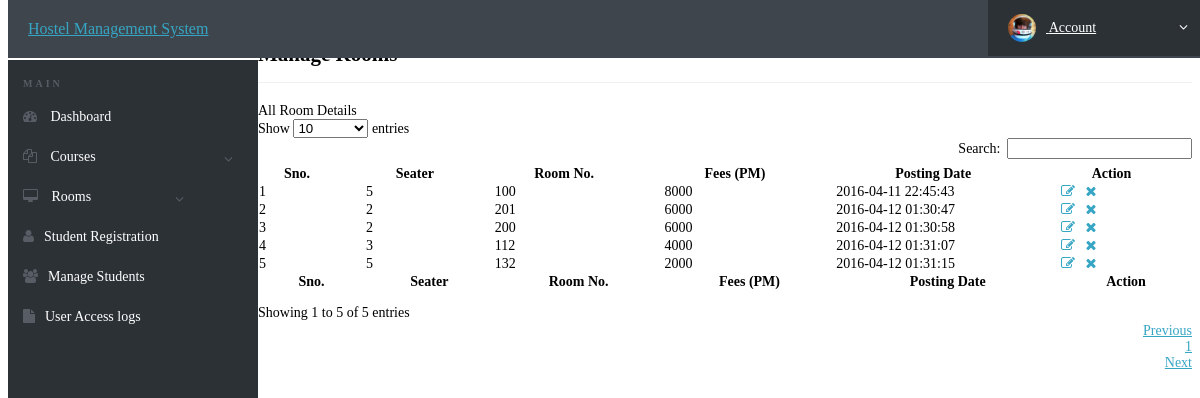
The app's page /admin/manage-rooms.php (signed in) with its own data.
### tables this page shows
CREATE TABLE IF NOT EXISTS `rooms` (
  `id` int(11) NOT NULL,
  `seater` int(11) NOT NULL,
  `room_no` int(11) NOT NULL,
  `fees` int(11) NOT NULL,
  `posting_date` timestamp NOT NULL DEFAULT CURRENT_TIMESTAMP
);

### admin/manage-rooms.php (the view, shortened to what this page needs)
<?php
include('includes/config.php');
?>
<!doctype html>
<html lang="en" class="no-js">
<head>
	<link rel="stylesheet" href="css/font-awesome.min.css">
	<link rel="stylesheet" href="css/bootstrap.min.css">
	<link rel="stylesheet" href="css/dataTables.bootstrap.min.css">
	<link rel="stylesheet" href="css/bootstrap-social.css">
	<link rel="stylesheet" href="css/bootstrap-select.css">
	<link rel="stylesheet" href="css/fileinput.min.css">
	<link rel="stylesheet" href="css/awesome-bootstrap-checkbox.css">
	<link rel="stylesheet" href="css/style.css">
</head>
<body>
	<?php include('includes/header.php');?>
	<div class="ts-main-content">
			<?php include('includes/sidebar.php');?>
		<div class="content-wrapper">
			<div class="container-fluid">
				<div class="row">
					<div class="col-md-12">
						<h2 class="page-title">Manage Rooms</h2>
						<div class="panel panel-default">
							<div class="panel-heading">All Room Details</div>
							<div class="panel-body">
								<table id="zctb" class="display table table-striped table-bordered table-hover" cellspacing="0" width="100%">
									<thead>
										<tr>
											<th>Sno.</th>
											<th>Seater</th>
											<th>Room No.</th>
											<th>Fees (PM) </th>
											<th>Posting Date  </th>
											<th>Action</th>
										</tr>
									</thead>
									<tfoot>
										<tr>
											<th>Sno.</th>
											<th>Seater</th>
											<th>Room No.</th>
											<th>Fees (PM) </th>
											<th>Posting Date  </th>
											<th>Action</th>
										</tr>
									</tfoot>
									<tbody>
<?php
$ret="select * from rooms";
$stmt= $mysqli->prepare($ret) ;
$stmt->execute() ;
$res=$stmt->get_result();
$cnt=1;
while($row=$res->fetch_object())
	  {
	  	?>
<tr><td><?php echo $cnt;;?></td>
<td><?php echo $row->seater;?></td>
<td><?php echo $row->room_no;?></td>
<td><?php echo $row->fees;?></td>
<td><?php echo $row->posting_date;?></td>
<td><a href="edit-room.php?id=<?php echo $row->id;?>"><i class="fa fa-edit"></i></a>&nbsp;&nbsp;
<a href="manage-rooms.php?del=<?php echo $row->id;?>" onclick="return confirm("Do you want to delete");"><i class="fa fa-close"></i></a></td>
										</tr>
									<?php
$cnt=$cnt+1;
									 } ?>
									</tbody>
								</table>
							</div>
						</div>
					</div>
				</div>
			</div>
		</div>
	</div>
</body>
</html>

### admin/css/style.css (style rules this page uses)
html { font-size: 14px; }
@media only screen and (min-width: 480px) { html { font-size: 17px; } }
@media only screen and (min-width: 768px) { html { font-size: 14px; } }
body { font-size: 1em; }
a { color: #37a6c4; }
.panel { overflow: hidden; }
.page-title { padding-bottom: 15px; margin-bottom: 20px; border-bottom: 1px solid #f0f0f0; }
.ts-main-content .content-wrapper { padding-top: 15px; margin-top: 10px; }
@media only screen and (min-width: 992px) { .ts-main-content .content-wrapper { margin-left: 250px; } }

### records on screen
rooms: seater "5", room_no "100", fees "8000", posting_date "2016-04-11 22:45:43"
rooms: seater "2", room_no "201", fees "6000", posting_date "2016-04-12 01:30:47"
rooms: seater "2", room_no "200", fees "6000", posting_date "2016-04-12 01:30:58"
rooms: seater "3", room_no "112", fees "4000", posting_date "2016-04-12 01:31:07"
rooms: seater "5", room_no "132", fees "2000", posting_date "2016-04-12 01:31:15"
